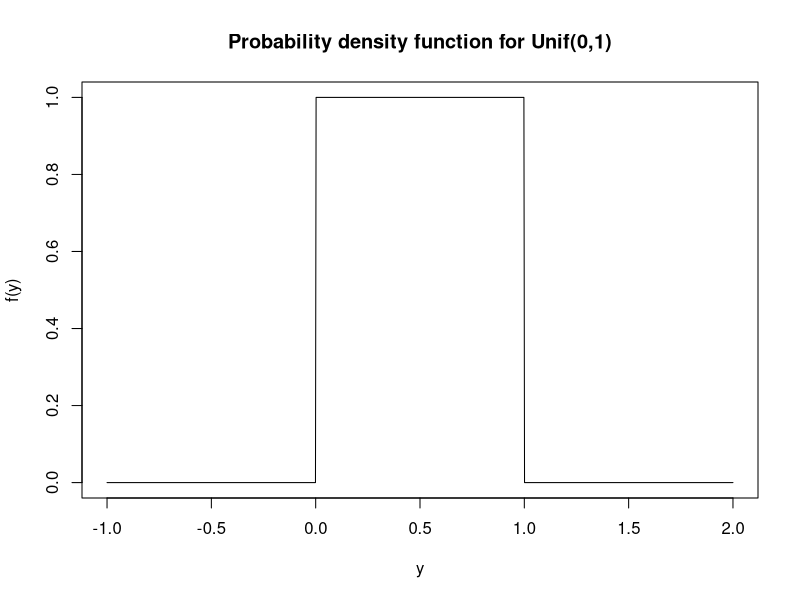
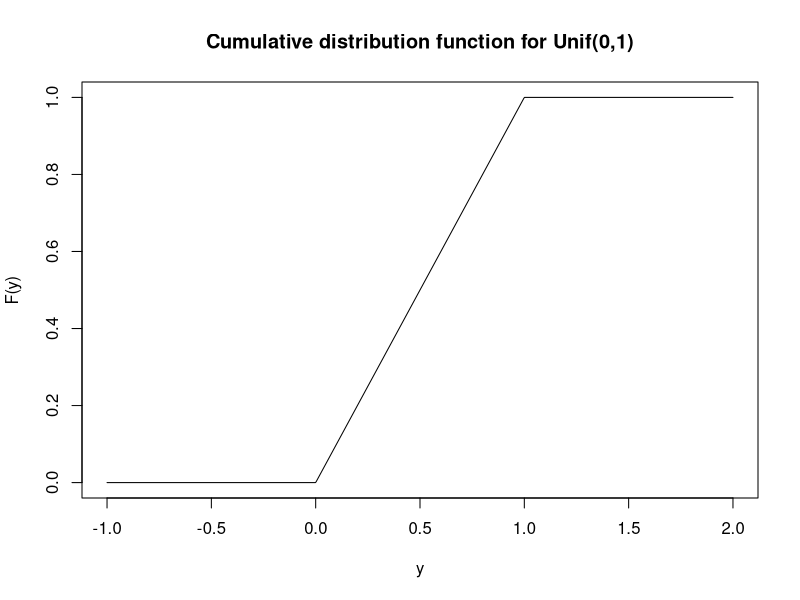
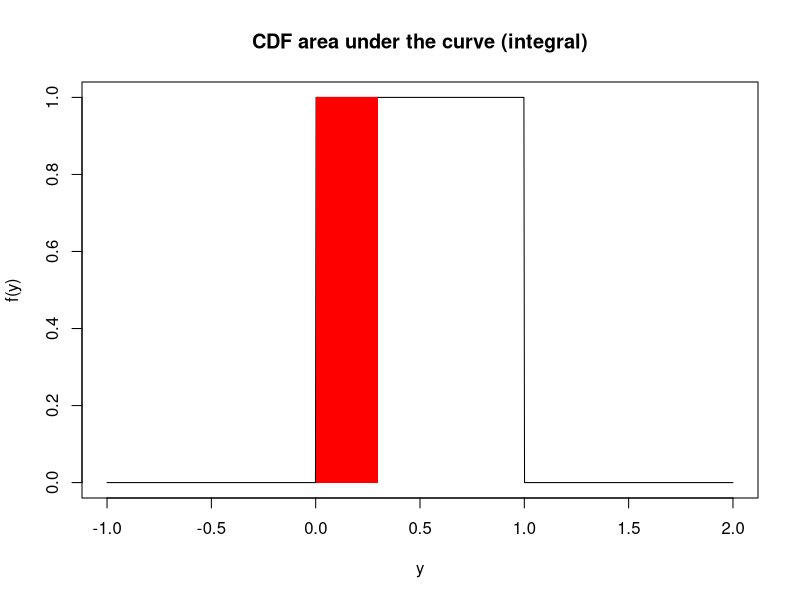
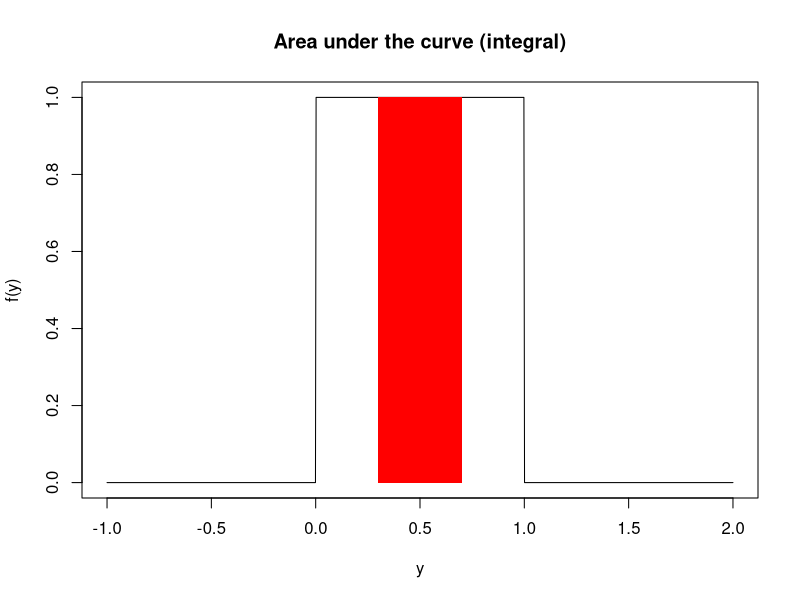
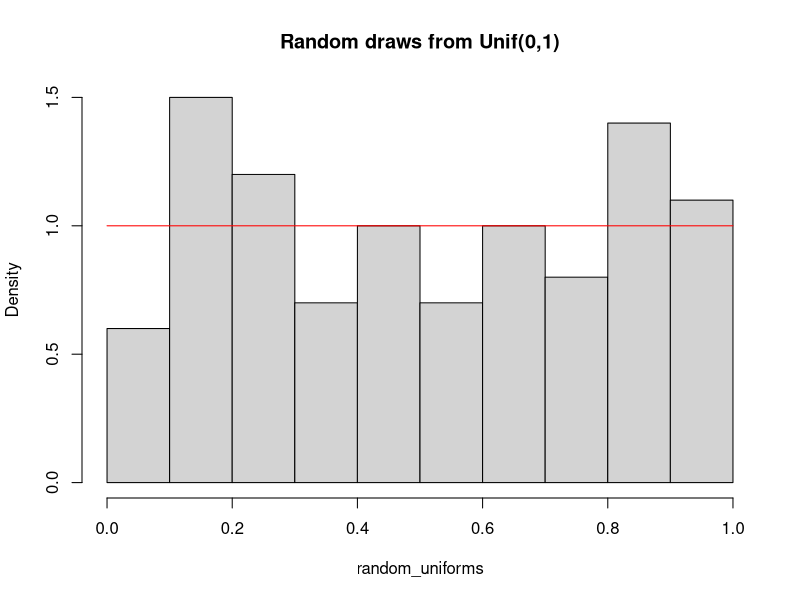
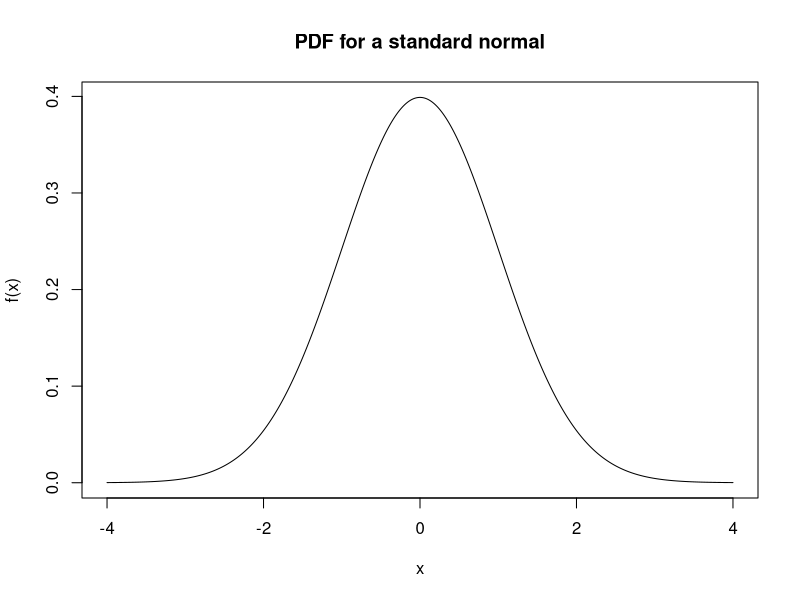
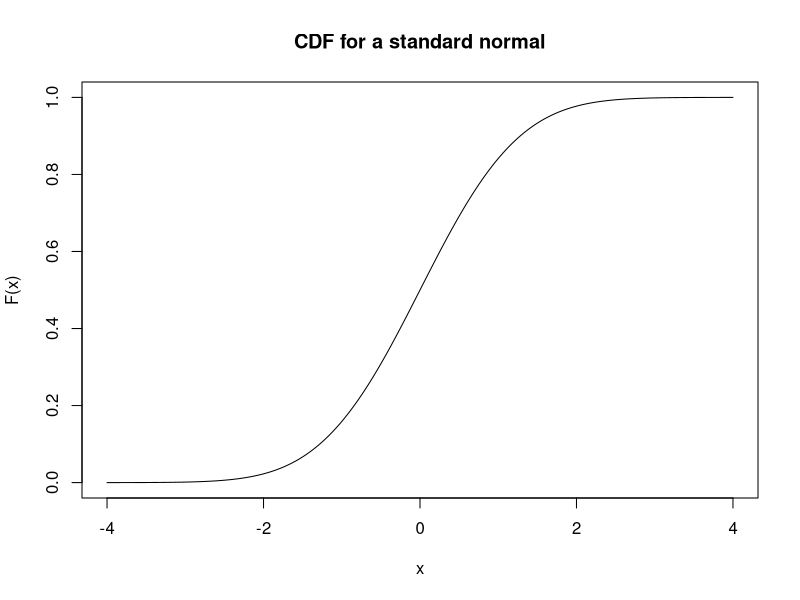
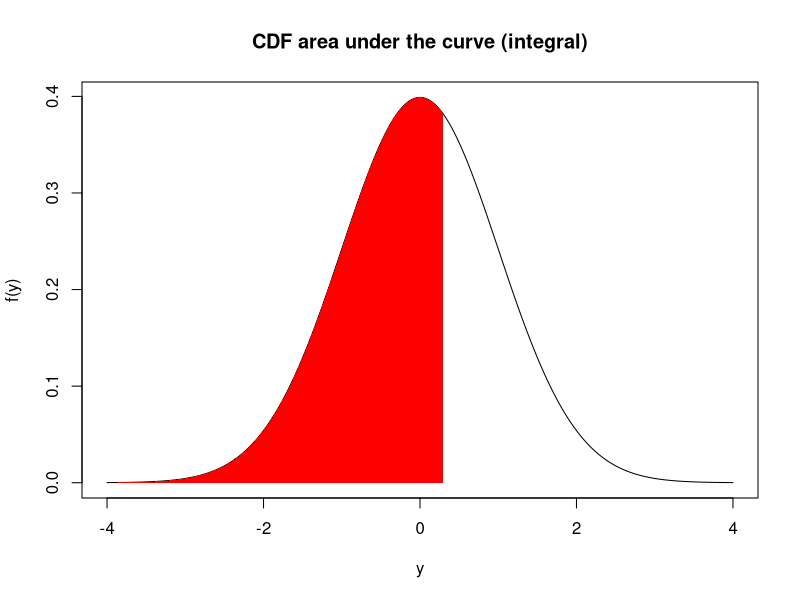

R code for these plots, in order:
a <- 0
b <- 1

# The curve function expects you to give a function of `x` and then it 
# (internally) creates a sequence of values from `from` and to `to` and creates
# plots similar to what we had before, but using a line rather than points.
curve(dunif(x, min = a, max = b), 
      from = -1, to = 2, n = 1001, 
      xlab='y', ylab='f(y)', 
      main='Probability density function for Unif(0,1)')

curve(punif(x, min = a, max = b), 
      from = -1, to = 2, n = 1001,
      xlab='y', ylab='F(y)', 
      main='Cumulative distribution function for Unif(0,1)')

# Visualize the CDF
curve(dunif(x, min = a, max = b), 
      from = -1, to = 2, n = 1001,
      xlab='y', ylab='f(y)', 
      main='CDF area under the curve (integral)')

U <- 0.3
x <- seq(-1, U, length = 1001)
polygon(c(x, rev(x)), 
          c(rep(0, length(x)), dunif(rev(x), min = a, max = b)),
          col = 'red', lty = 0)

punif(U, min = a, max = b)

# Visualize area under the curve
curve(dunif(x, min = a, max = b), 
      from = -1, to = 2, n = 1001,
      xlab='y', ylab='f(y)', 
      main='Area under the curve (integral)')

L <- 0.3; U <- 0.7
x <- seq(L, U, length = 1001)
polygon(c(x, rev(x)), 
          c(rep(0, length(x)), dunif(rev(x), min = a, max = b)),
          col = 'red', lty = 0)

punif(U, min = a, max = b) - punif(L, min = a, max = b)

random_uniforms <- runif(100, min = a, max = b)

hist(random_uniforms, 
     probability = TRUE, 
     main = 'Random draws from Unif(0,1)')

curve(dunif(x, min = a, max = b), 
      add = TRUE, col='red')



mu    <- 0
sigma <- 1 # standard deviation

curve(dnorm(x, mean = mu, sd = sigma), # notice the 3rd argument is the sd
      from = mu - 4*sigma, to = mu + 4*sigma, n = 1001,
      ylab = 'f(x)', xlab = 'x',
      main = 'PDF for a standard normal')

curve(pnorm(x, mean = mu, sd = sigma), 
      from = mu - 4*sigma, to = mu + 4*sigma, n = 1001,
      main = 'CDF for a standard normal',
      ylab = 'F(x)')

# Visualize the CDF
curve(dnorm(x, mean = mu, sd = sigma), 
      from = mu - 4*sigma, to = mu + 4*sigma, n = 1001,
      xlab='y', ylab='f(y)', 
      main='CDF area under the curve (integral)')

x <- seq(mu - 4*sigma, 0.3, length = 1001)
polygon(c(x, rev(x)), 
          c(rep(0, length(x)), dnorm(rev(x), mean = mu, sd = sigma)),
          col = 'red', lty = 0)

pnorm(0.3, mean = mu, sd = sigma)

# Visualize area under the curve
curve(dnorm(x, mean = mu, sd = sigma), 
      from = mu - 4*sigma, to = mu + 4*sigma, n = 1001,
      xlab='y', ylab='f(y)', 
      main='Area under the curve (integral)')

L <- -0.2; U <- 0.3
x <- seq(L, U, length = 1001)
polygon(c(x, rev(x)), 
          c(rep(0, length(x)), dnorm(rev(x), mean = mu, sd = sigma)),
          col = 'red', lty = 0)

pnorm(U, mean = mu, sd = sigma) - pnorm(L, mean = mu, sd = sigma)

curve(qnorm(x, mean = mu, sd = sigma),
      from = 0, to = 1, n = 1001, 
      main = 'Quantile function for a standard normal')

draws <- rnorm(100, mean = mu, sd = sigma)
hist(draws, probability = TRUE)
curve(dnorm(x, mean = mu, sd = sigma), n = 1001, 
      add = TRUE, col = 'red')
